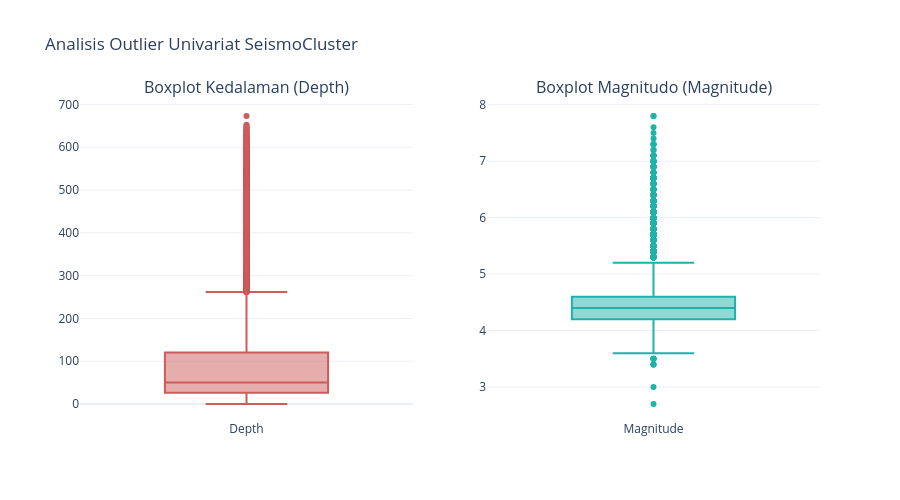

Notebook code cell kept with this figure:
### Markdown cell above
**Cek Outlier**

### Code cell
# 1. Membuat kerangka subplot: 1 baris, 2 kolom
fig = make_subplots(
    rows=1, cols=2, 
    subplot_titles=("Boxplot Kedalaman (Depth)", "Boxplot Magnitudo (Magnitude)")
)

# 2. Menambahkan Boxplot untuk Depth (Kolom 1)
fig.add_trace(
    go.Box(
        y=df['depth'], 
        name="Depth", 
        marker_color='indianred', 
        boxpoints='outliers' # Hanya menampilkan titik outlier agar visualisasi tidak berat
    ),
    row=1, col=1
)

# 3. Menambahkan Boxplot untuk Magnitude (Kolom 2)
fig.add_trace(
    go.Box(
        y=df['magnitude'], 
        name="Magnitude", 
        marker_color='lightseagreen', 
        boxpoints='outliers'
    ),
    row=1, col=2
)

# 4. Merapikan layout
fig.update_layout(
    title_text="Analisis Outlier Univariat SeismoCluster",
    showlegend=False,
    height=500,
    template="plotly_white"
)

fig.show()

### Figure 1 — Plotly figure (JSON) as saved in the notebook; plotly's stock layout.template omitted (floating-point values rounded to 4 significant figures; data arrays with more than 128 entries replaced by an {"elided": "..."} marker saying what was removed)
{"data": [{"boxpoints": "outliers", "marker": {"color": "indianred"}, "name": "Depth", "type": "box", "xaxis": "x", "y": {"elided": "31529 float values"}, "yaxis": "y"}, {"boxpoints": "outliers", "marker": {"color": "lightseagreen"}, "name": "Magnitude", "type": "box", "xaxis": "x2", "y": {"elided": "31529 float values"}, "yaxis": "y2"}], "layout": {"annotations": [{"font": {"size": 16}, "showarrow": false, "text": "Boxplot Kedalaman (Depth)", "x": 0.225, "xanchor": "center", "xref": "paper", "y": 1, "yanchor": "bottom", "yref": "paper"}, {"font": {"size": 16}, "showarrow": false, "text": "Boxplot Magnitudo (Magnitude)", "x": 0.775, "xanchor": "center", "xref": "paper", "y": 1, "yanchor": "bottom", "yref": "paper"}], "height": 500, "showlegend": false, "title": {"text": "Analisis Outlier Univariat SeismoCluster"}, "xaxis": {"anchor": "y", "domain": [0, 0.45]}, "xaxis2": {"anchor": "y2", "domain": [0.55, 1]}, "yaxis": {"anchor": "x", "domain": [0, 1]}, "yaxis2": {"anchor": "x2", "domain": [0, 1]}}}
